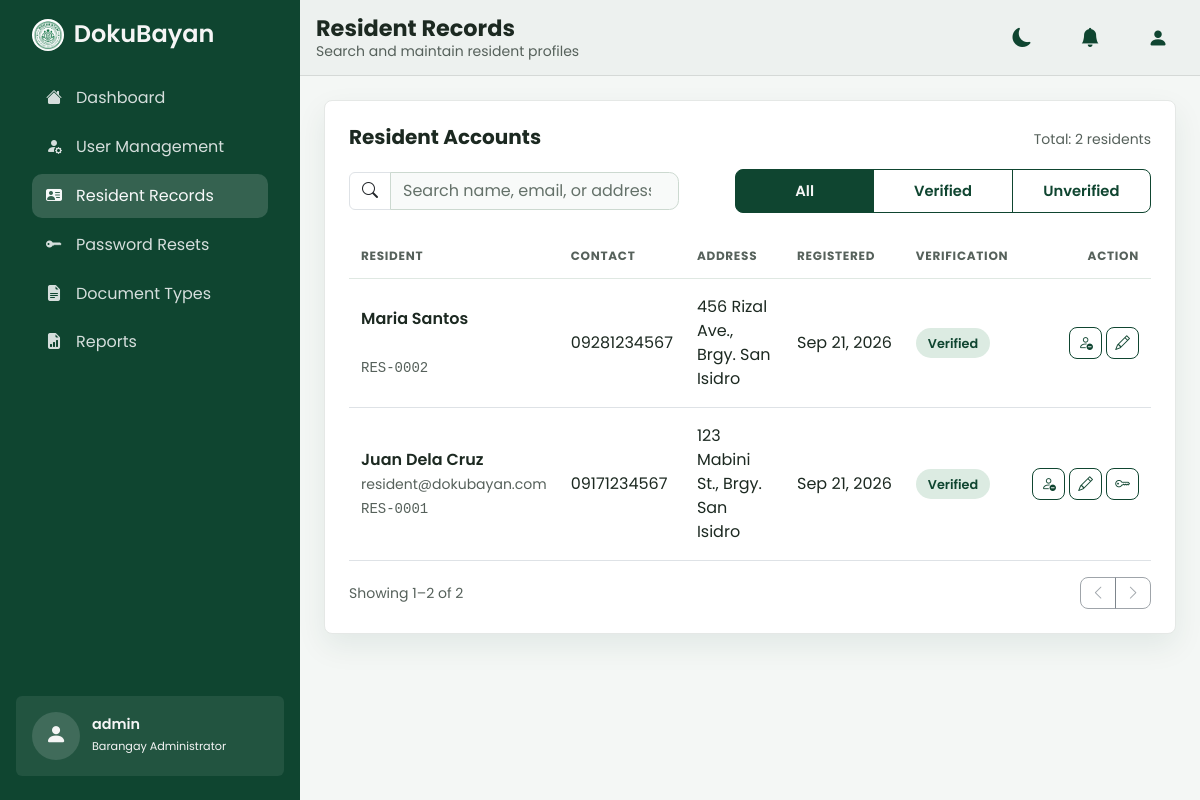
The page /admin/resident-records.php (signed in) on the database its author committed.
### tables this page shows
CREATE TABLE residents (
    resident_id     INT AUTO_INCREMENT PRIMARY KEY,
    user_id         INT NULL UNIQUE,
    first_name      VARCHAR(100) NOT NULL,
    last_name       VARCHAR(100) NOT NULL,
    address         VARCHAR(255) NOT NULL,
    contact_number  VARCHAR(20)  NOT NULL,
    status          ENUM('pending', 'verified', 'rejected') NOT NULL DEFAULT 'pending',
    created_at      DATETIME NOT NULL DEFAULT CURRENT_TIMESTAMP,

    CONSTRAINT fk_residents_user
        FOREIGN KEY (user_id) REFERENCES users(id)
        ON UPDATE CASCADE ON DELETE SET NULL
);

### includes/functions.php (called while the page is built, shortened)
<?php
function bdr_resident_code(int|string|null $residentId): string
{
    $id = (int) $residentId;
    return 'RES-' . str_pad((string) $id, 4, '0', STR_PAD_LEFT);
}

### admin/resident-records.php (the view, shortened to what this page needs)
<?php
require_once __DIR__ . '/../config/database.php';
$residents = $pdo->query("SELECT r.resident_id, r.user_id, CONCAT(r.first_name, ' ', r.last_name) AS name, COALESCE(u.email, '') AS email, r.contact_number AS contact, r.address, r.created_at AS registered, IF(r.status = 'verified', 'Verified', 'Unverified') AS status FROM residents r LEFT JOIN users u ON u.id = r.user_id ORDER BY r.created_at DESC, r.resident_id DESC")->fetchAll();
?>
<?php include __DIR__ . '/../page-layout/header.php' ?>
    <main class="flex-grow-1 overflow-auto p-3 p-lg-4">
        <section class="panel-white p-4">
            <div class="d-flex justify-content-between align-items-center gap-3 mb-3">
                <h5 class="fw-bold mb-1">Resident Accounts</h5>
                <span class="small text-muted-soft text-nowrap">Total: <span id="residentCount"></span></span>
            </div>
            <div class="row g-2 align-items-center mb-2">
                <div class="col-12 col-xl-5">
                    <div class="input-group">
                        <span class="input-group-text bg-white"><i class="bi bi-search"></i></span>
                        <input type="search" class="form-control" id="residentSearch" placeholder="Search name, email, or address">
                    </div>
                </div>
                <div class="col-12 col-xl-7 d-flex justify-content-end">
                    <div class="btn-group segmented-control" id="residentStatusFilters" role="group" aria-label="Filter residents by verification status">
                        <button type="button" class="btn btn-sm btn-outline-brand active" data-resident-status="all" aria-pressed="true">All</button>
                        <button type="button" class="btn btn-sm btn-outline-brand" data-resident-status="verified" aria-pressed="false">Verified</button>
                        <button type="button" class="btn btn-sm btn-outline-brand" data-resident-status="unverified" aria-pressed="false">Unverified</button>
                    </div>
                </div>
            </div>
            <div class="table-responsive">
                <table class="table table-brand align-middle mb-0">
                    <thead>
                        <tr>
                            <th>Resident</th>
                            <th>Contact</th>
                            <th>Address</th>
                            <th>Registered</th>
                            <th>Verification</th>
                            <th class="text-end">Action</th>
                        </tr>
                    </thead>
                    <tbody id="residentRows">
                        <?php foreach ($residents as $resident):
                            $resCode = bdr_resident_code($resident['resident_id']);
                            $search = strtolower(implode(' ', [$resident['name'], $resident['email'], $resident['address'], $resCode]));
                        ?>
                            <tr data-resident-id="<?= (int) $resident['resident_id'] ?>" data-user-id="<?= (int) ($resident['user_id'] ?? 0) ?>" data-search="<?= htmlspecialchars($search) ?>" data-status="<?= strtolower($resident['status']) ?>" data-code="<?= htmlspecialchars($resCode) ?>" data-name="<?= htmlspecialchars($resident['name']) ?>" data-email="<?= htmlspecialchars($resident['email']) ?>" data-contact="<?= htmlspecialchars($resident['contact']) ?>" data-address="<?= htmlspecialchars($resident['address']) ?>" data-registered="<?= htmlspecialchars($resident['registered']) ?>">
                                <td class="fw-semibold heading-green"><?= htmlspecialchars($resident['name']) ?><br><small class="text-muted-soft fw-normal"><?= htmlspecialchars($resident['email']) ?></small><br><small class="text-muted-soft fw-normal font-monospace"><?= htmlspecialchars($resCode) ?></small></td>
                                <td class="text-muted-soft text-nowrap"><?= htmlspecialchars($resident['contact']) ?></td>
                                <td class="text-muted-soft"><?= htmlspecialchars($resident['address']) ?></td>
                                <td class="text-muted-soft text-nowrap"><?= htmlspecialchars(date('M j, Y', strtotime($resident['registered']))) ?></td>
                                <td><span class="status-badge <?= $resident['status'] === 'Verified' ? 'status-claimed' : 'status-pending' ?>"><?= htmlspecialchars($resident['status']) ?></span></td>
                                <td class="text-end text-nowrap">
                                    <?php if ($resident['status'] === 'Unverified'): ?>
                                        <button type="button" class="btn btn-sm btn-outline-secondary action-icon" data-verify-resident aria-label="Verify <?= htmlspecialchars($resident['name']) ?>" title="Verify" data-bs-toggle="tooltip"><i class="bi bi-person-check-fill"></i></button>
                                    <?php else: ?>
                                        <button type="button" class="btn btn-sm btn-outline-secondary action-icon" data-unverify-resident aria-label="Move <?= htmlspecialchars($resident['name']) ?> back to pending" title="Move back to pending" data-bs-toggle="tooltip"><i class="bi bi-person-dash"></i></button>
                                    <?php endif; ?>
                                    <button type="button" class="btn btn-sm btn-outline-secondary action-icon" data-edit-resident aria-label="Edit <?= htmlspecialchars($resident['name']) ?>" title="Edit" data-bs-toggle="tooltip"><i class="bi bi-pencil"></i></button>
                                    <?php if (!empty($resident['user_id'])): ?>
                                        <button type="button" class="btn btn-sm btn-outline-secondary action-icon" data-reset-resident-password aria-label="Reset password for <?= htmlspecialchars($resident['name']) ?>" title="Reset Password" data-bs-toggle="tooltip"><i class="bi bi-key"></i></button>
                                    <?php endif; ?>
                                </td>
                            </tr>
                        <?php endforeach; ?>
                    </tbody>
                </table>
            </div>
            <div class="d-flex align-items-center justify-content-between gap-2 mt-3">
                <span class="small text-muted-soft" id="residentPageInfo"></span>
                <div class="btn-group" role="group" aria-label="Resident record pages">
                    <button class="btn btn-outline-secondary btn-sm page-arrow" id="residentPrev" type="button" aria-label="Previous" title="Previous" data-bs-toggle="tooltip"><i class="bi bi-chevron-left"></i></button>
                    <button class="btn btn-outline-secondary btn-sm page-arrow" id="residentNext" type="button" aria-label="Next" title="Next" data-bs-toggle="tooltip"><i class="bi bi-chevron-right"></i></button>
                </div>
            </div>
        </section>
        <div class="toast-container position-fixed bottom-0 end-0 p-3">
        </div>
    </main>
<?php include __DIR__ . '/../page-layout/footer.php' ?>

### assets/css/styles.css (style rules this page uses)
:root { --dark-green: #0F4530; --light-green-hover: #26664c; --accent-green: #0F4530; --white: #f5f5f5; --light-gray: #56615b; --soft-panel: #edf1ef; --surface: #ffffff; --surface-raised: #ffffff; --surface-input: #f8faf9; --gold: #79550f; --danger: #b3261e; --page-bg: #f4f7f5; --border-soft: #dfe8e2; --border-strong: #ccd9d0; --text-dark: #1c2921; --shadow-soft: 0 12px 30px rgba(15, 69, 48, 0.08); }
body { overflow-x: hidden; background: var(--page-bg); color: var(--text-dark); font-family: 'Poppins', system-ui, -apple-system, 'Segoe UI', Roboto, sans-serif; }
.btn { border-radius: 0.5rem; font-size: 0.92rem; font-weight: 600; transition: background-color 0.2s ease, border-color 0.2s ease, color 0.2s ease, transform 0.2s ease; }
:where(a, button, input, select, textarea, [tabindex]):focus-visible { outline-offset: 2px; }
.app-content > main { width: 100%; max-width: 1440px; min-width: 0; align-self: center; }
.sidebar-btn .nav-link i, .offcanvas-nav .nav-link i { flex: 0 0 1.25rem; text-align: center; }
.heading-green { color: var(--dark-green); font-weight: 700; }
.text-muted-soft { color: var(--light-gray); }
.form-select, .form-control { background-color: var(--surface-input); border: 1px solid var(--border-strong); border-radius: 0.6rem; transition: border-color 0.15s ease, box-shadow 0.15s ease, background-color 0.15s ease; }
.form-control::placeholder { color: #647169; opacity: 1; }
.btn-outline-brand { border: 1px solid var(--dark-green); color: var(--dark-green); border-radius: 8px; font-weight: 600; background-color: transparent; transition: background-color 0.15s ease, color 0.15s ease; }
.btn-brand, .btn-outline-brand { min-height: 2.75rem; }
.segmented-control { display: flex; width: 100%; max-width: 26rem; margin-inline-start: auto; }
.segmented-control .btn { flex: 1 1 0; min-width: 0; padding-inline: 0.5rem; white-space: nowrap; }
.segmented-control .btn.active { background-color: var(--dark-green); border-color: var(--dark-green); color: var(--white); }
.table-brand { margin-top: 0.75rem; }
.table-brand thead th { color: var(--light-gray); font-weight: 700; font-size: 0.75rem; letter-spacing: 0.06em; text-transform: uppercase; border-bottom: 1px solid var(--border-soft); padding: 0.85rem 0.75rem; }
.table-brand tbody td { vertical-align: middle; padding: 1rem 0.75rem; border-top: 1px solid #edf2ee; color: var(--text-dark); }
.action-icon, .page-arrow { color: var(--dark-green); border-color: var(--dark-green); }
.page-arrow { min-width: 2.25rem; }
.panel-white { background-color: var(--surface); border: 1px solid #e5e8e6; border-radius: 0.5rem; box-shadow: var(--shadow-soft); }
.status-badge { display: inline-flex; align-items: center; gap: 6px; white-space: nowrap; font-weight: 600; font-size: 0.8rem; padding: 0.35rem 0.75rem; border-radius: 999px; }
.status-claimed, .status-released { color: var(--dark-green); background: #dcebe2; }
html { overflow-x: clip; }

### rows shown on the page
residents: name "Maria Santos", resident_id "RES-0002", contact_number "09281234567", address "456 Rizal Ave., Brgy. San Isidro", created_at "Sep 21, 2026", status "Verified"
residents: name "Juan Dela Cruz", email "resident@dokubayan.com", resident_id "RES-0001", contact_number "09171234567", address "123 Mabini St., Brgy. San Isidro", created_at "Sep 21, 2026", status "Verified"

### other values the page prints
$item['label'] "Dashboard"
$item['label'] "User Management"
$item['label'] "Resident Records"
$item['label'] "Password Resets"
$item['label'] "Document Types"
$item['label'] "Reports"
$name "admin"
$roleBadge[$role] "Barangay Administrator"
$pageTitle "Resident Records"
$pageDescription "Search and maintain resident profiles"
